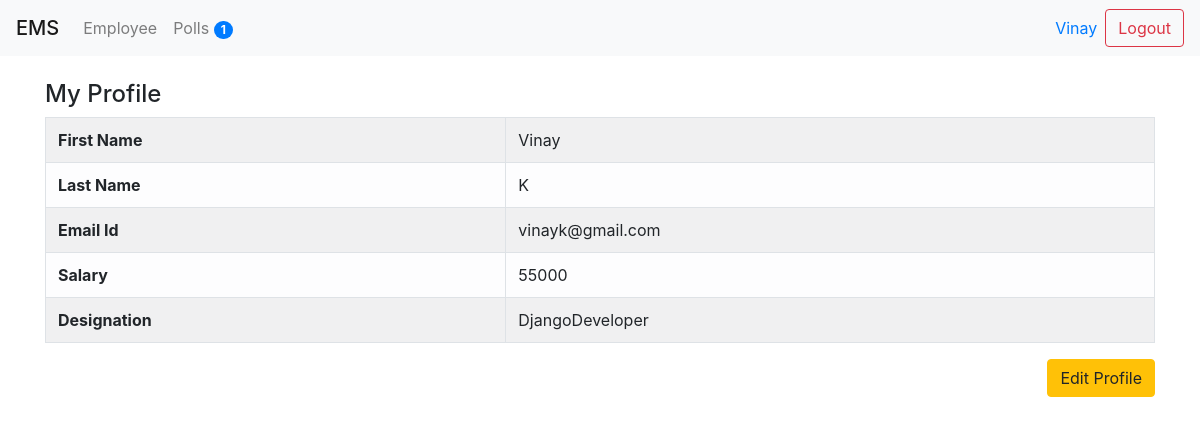
Screenshot of /profile/ (signed in) with the database file from the repository.
### employee/models.py (models this page shows, shortened)
class Profile(models.Model):
    user = models.OneToOneField(User, on_delete=models.CASCADE)
    designation = models.CharField(max_length=20, null=False, blank=False)
    salary = models.IntegerField(null=True, blank=True)
    class Meta:
        ordering = ('-salary',)

### employee/views.py (the view)
# urls.py: path('profile/', MyProfile.as_view(), name="my_profile"),
class MyProfile(DetailView):
    template_name = 'auth/profile.html'
    def get_object(self):
        return self.request.user.profile

### poll/context_processors.py (called while the page is built)
def polls_count(request):
    count = Question.objects.count()
    print("Polls count - ", count)
    return {"polls_count": count}

### ems/templates/auth/profile.html
{% extends 'base.html' %}
{% block content %}
<br>
<h4>My Profile</h4>
    <table class="table table-light table-bordered table-striped">
        <tbody>
            <tr>
                <th>First Name</th>
                <td>{{object.user.first_name}}</td>
            </tr>
            <tr>
                <th>Last Name</th>
                <td>{{object.user.last_name}}</td>
            </tr>
            <tr>
                <th>Email Id</th>
                <td>{{object.user.email}}</td>
            </tr>
            <tr>
                <th>Salary</th>
                <td>{{object.salary}}</td>
            </tr>
            <tr>
                <th>Designation</th>
                <td>{{object.designation}}</td>
            </tr>
        </tbody>
    </table>
    <div class="text-right">
        <a class="btn btn-warning" href="{%  url 'update_profile' %}">Edit Profile</a>
    </div>
{% endblock content %}

### ems/templates/header.html (shortened to what this page needs)
{% load poll_extras %}
<div class="navbar navbar-expand-lg navbar-light bg-light">
    <span class="navbar-brand mb-0 h1">EMS</span>
    <div class="collapse navbar-collapse" id="navbarNav">
        <ul class="navbar-nav">
            <li class="nav-item">
                <a class="nav-link" href="{% url 'employee_list' %}">
                    {{"employee" | capfirst}}
                </a>
            </li>
            <li class="nav-item">
                <a class="nav-link" href="{% url 'polls_list' %}">
                    {{"Polls" | capfirst}}
                    <span class="badge badge-primary badge-pill ">{{polls_count}}</span>
                </a>
            </li>
        </ul>
    </div>
    <form class="form-inline my-2 my-lg-0" method="POST" action="{% url 'user_logout' %}">
        <a href="{% url 'my_profile' %}">
            <span class="mr-sm-2">{{request.user.first_name}}</spans>
        </a>
        <input type="submit" class="btn btn-outline-danger my-2 my-sm-0" value="Logout">
    </form>
</div>

### rows the page displays
Profile: user.first_name "Vinay", user.last_name "K", user.email "vinayk@gmail.com", salary "55000", designation "DjangoDeveloper"

### other values shown
{{ "employee" | capfirst }} "Employee"
{{ "Polls" | capfirst }} "Polls"
{{ polls_count }} "1"
{{ request.user.first_name }} "Vinay"
